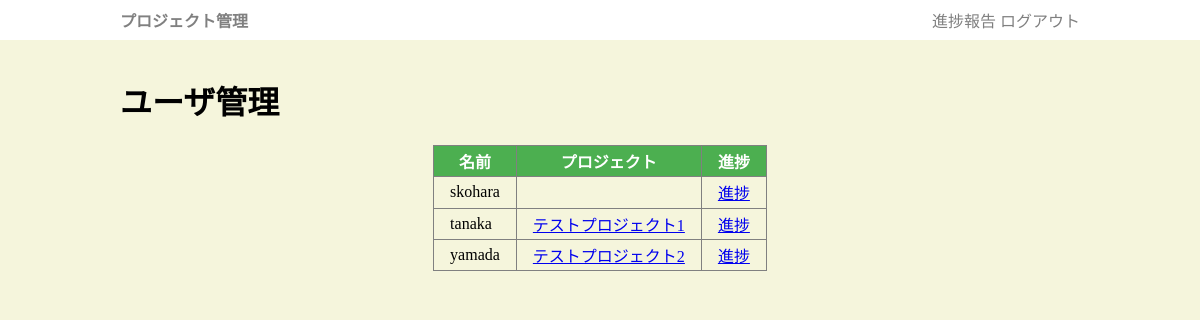
Page /user_admin (signed in) on the earlier database version.
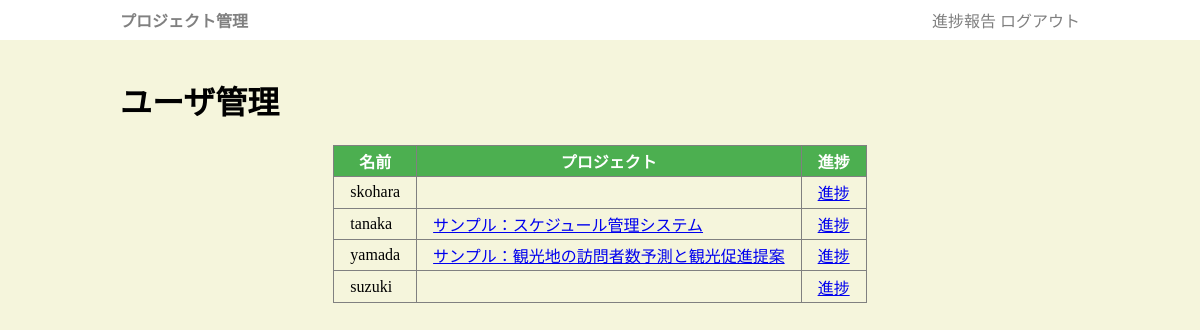
Same page on the later database version.
### app.py (models this page shows, shortened)
class User(db.Model):
    uid = db.Column(db.Integer, primary_key=True)
    uname = db.Column(db.String(255))
    upass = db.Column(db.String(255))
    member = db.relationship('Member', backref='user', lazy=True)
    preport = db.relationship('Preport', backref='user', lazy=True)

class Member(db.Model):
    mid = db.Column(db.Integer, primary_key=True)
    pid = db.Column(db.Integer, db.ForeignKey("project.pid"))
    uid = db.Column(db.Integer, db.ForeignKey("user.uid"))

class Project(db.Model):
    pid = db.Column(db.Integer, primary_key=True)
    title = db.Column(db.String(255))
    category = db.Column(db.String(255))
    desc = db.Column(db.String(65545))
    updated_at = db.Column(db.DateTime, default=datetime.now)
    comment = db.Column(db.String(65545))
    member = db.relationship('Member', backref='project', lazy=True)
    plan = db.relationship('Plan', backref='project', lazy=True)

### app.py (the view)
@app.get('/user_admin')
def user_admin():
    if session["uid"] != 1:
        return redirect("/login")
    rows = User.query.all()
    return render_template("user_admin.html", rows=rows)

### templates/user_admin.html (shortened to what this page needs)
{% extends "base.html" %}
{% block main %}
<h1>ユーザ管理</h1>
<table id="list">
    <tr><th>名前</th><th>プロジェクト</th><th>進捗</th></tr>
    {% for r in rows %}
    <tr>
        <td class="title">{{r.uname}}</div>
            <td class="title">
                {% if r.member %}
                    {%for m in r.member%}
                        <a href="/project/{{m.project.pid}}">{{m.project.title}}</a>
                    {% endfor %}
                {% endif %}
        <td class="title"><a href="/preport_admin/{{r.uid}}">進捗</a></div>
    </tr>
    {% endfor %}
</table>
{% endblock %}

Differences in the rows shown:
changed through a linked row, Member: project "テストプロジェクト1" → "サンプル：スケジュール管理システム"
changed through a linked row, Member: project "テストプロジェクト2" → "サンプル：観光地の訪問者数予測と観光促進提案"
added User: uname "suzuki"
